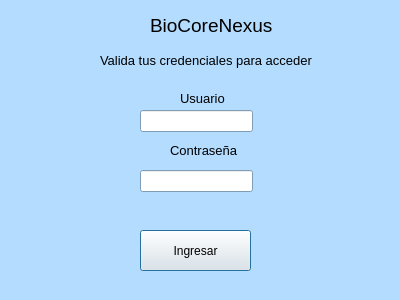
<?xml version="1.0" encoding="UTF-8"?>
<ui version="4.0">
 <class>Dialog</class>
 <widget class="QDialog" name="Dialog">
  <property name="geometry">
   <rect>
    <x>0</x>
    <y>0</y>
    <width>400</width>
    <height>300</height>
   </rect>
  </property>
  <property name="palette">
   <palette>
    <active>
     <colorrole role="Base">
      <brush brushstyle="SolidPattern">
       <color alpha="255">
        <red>255</red>
        <green>255</green>
        <blue>255</blue>
       </color>
      </brush>
     </colorrole>
     <colorrole role="Window">
      <brush brushstyle="SolidPattern">
       <color alpha="255">
        <red>179</red>
        <green>220</green>
        <blue>255</blue>
       </color>
      </brush>
     </colorrole>
    </active>
    <inactive>
     <colorrole role="Base">
      <brush brushstyle="SolidPattern">
       <color alpha="255">
        <red>255</red>
        <green>255</green>
        <blue>255</blue>
       </color>
      </brush>
     </colorrole>
     <colorrole role="Window">
      <brush brushstyle="SolidPattern">
       <color alpha="255">
        <red>179</red>
        <green>220</green>
        <blue>255</blue>
       </color>
      </brush>
     </colorrole>
    </inactive>
    <disabled>
     <colorrole role="Base">
      <brush brushstyle="SolidPattern">
       <color alpha="255">
        <red>179</red>
        <green>220</green>
        <blue>255</blue>
       </color>
      </brush>
     </colorrole>
     <colorrole role="Window">
      <brush brushstyle="SolidPattern">
       <color alpha="255">
        <red>179</red>
        <green>220</green>
        <blue>255</blue>
       </color>
      </brush>
     </colorrole>
    </disabled>
   </palette>
  </property>
  <property name="windowTitle">
   <string>Dialog</string>
  </property>
  <widget class="QLabel" name="label">
   <property name="geometry">
    <rect>
     <x>150</x>
     <y>10</y>
     <width>131</width>
     <height>31</height>
    </rect>
   </property>
   <property name="palette">
    <palette>
     <active>
      <colorrole role="Base">
       <brush brushstyle="SolidPattern">
        <color alpha="255">
         <red>255</red>
         <green>255</green>
         <blue>255</blue>
        </color>
       </brush>
      </colorrole>
      <colorrole role="Window">
       <brush brushstyle="SolidPattern">
        <color alpha="255">
         <red>179</red>
         <green>220</green>
         <blue>255</blue>
        </color>
       </brush>
      </colorrole>
     </active>
     <inactive>
      <colorrole role="Base">
       <brush brushstyle="SolidPattern">
        <color alpha="255">
         <red>255</red>
         <green>255</green>
         <blue>255</blue>
        </color>
       </brush>
      </colorrole>
      <colorrole role="Window">
       <brush brushstyle="SolidPattern">
        <color alpha="255">
         <red>179</red>
         <green>220</green>
         <blue>255</blue>
        </color>
       </brush>
      </colorrole>
     </inactive>
     <disabled>
      <colorrole role="Base">
       <brush brushstyle="SolidPattern">
        <color alpha="255">
         <red>179</red>
         <green>220</green>
         <blue>255</blue>
        </color>
       </brush>
      </colorrole>
      <colorrole role="Window">
       <brush brushstyle="SolidPattern">
        <color alpha="255">
         <red>179</red>
         <green>220</green>
         <blue>255</blue>
        </color>
       </brush>
      </colorrole>
     </disabled>
    </palette>
   </property>
   <property name="font">
    <font>
     <pointsize>14</pointsize>
    </font>
   </property>
   <property name="text">
    <string>BioCoreNexus</string>
   </property>
  </widget>
  <widget class="QLabel" name="label_2">
   <property name="geometry">
    <rect>
     <x>170</x>
     <y>140</y>
     <width>71</width>
     <height>20</height>
    </rect>
   </property>
   <property name="font">
    <font>
     <pointsize>10</pointsize>
    </font>
   </property>
   <property name="text">
    <string>Contraseña</string>
   </property>
  </widget>
  <widget class="QLabel" name="label_3">
   <property name="geometry">
    <rect>
     <x>180</x>
     <y>90</y>
     <width>55</width>
     <height>16</height>
    </rect>
   </property>
   <property name="font">
    <font>
     <pointsize>10</pointsize>
    </font>
   </property>
   <property name="text">
    <string>Usuario</string>
   </property>
  </widget>
  <widget class="QLineEdit" name="txt_usuario">
   <property name="geometry">
    <rect>
     <x>140</x>
     <y>110</y>
     <width>113</width>
     <height>22</height>
    </rect>
   </property>
  </widget>
  <widget class="QLineEdit" name="txt_password">
   <property name="geometry">
    <rect>
     <x>140</x>
     <y>170</y>
     <width>113</width>
     <height>22</height>
    </rect>
   </property>
   <property name="echoMode">
    <enum>QLineEdit::Password</enum>
   </property>
  </widget>
  <widget class="QPushButton" name="btn_ingresar">
   <property name="geometry">
    <rect>
     <x>140</x>
     <y>230</y>
     <width>111</width>
     <height>41</height>
    </rect>
   </property>
   <property name="text">
    <string>Ingresar</string>
   </property>
  </widget>
  <widget class="QLabel" name="label_4">
   <property name="geometry">
    <rect>
     <x>100</x>
     <y>40</y>
     <width>221</width>
     <height>41</height>
    </rect>
   </property>
   <property name="font">
    <font>
     <pointsize>10</pointsize>
    </font>
   </property>
   <property name="text">
    <string>Valida tus credenciales para acceder</string>
   </property>
  </widget>
 </widget>
 <resources/>
 <connections/>
</ui>
